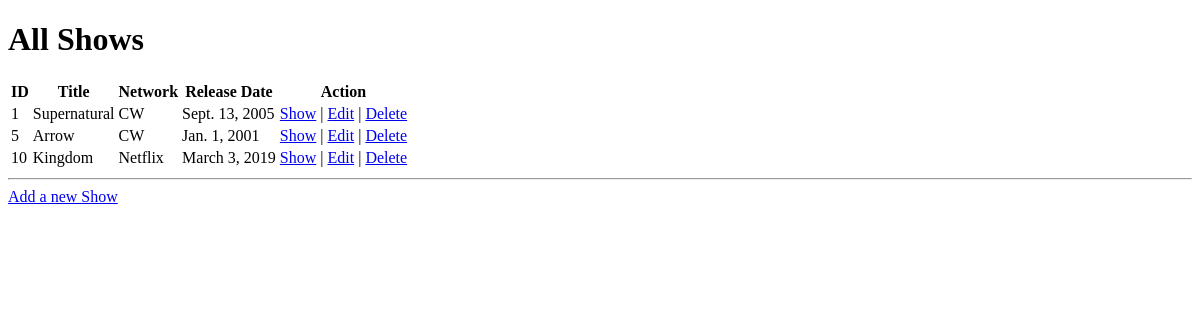
The app's page /shows, older data.
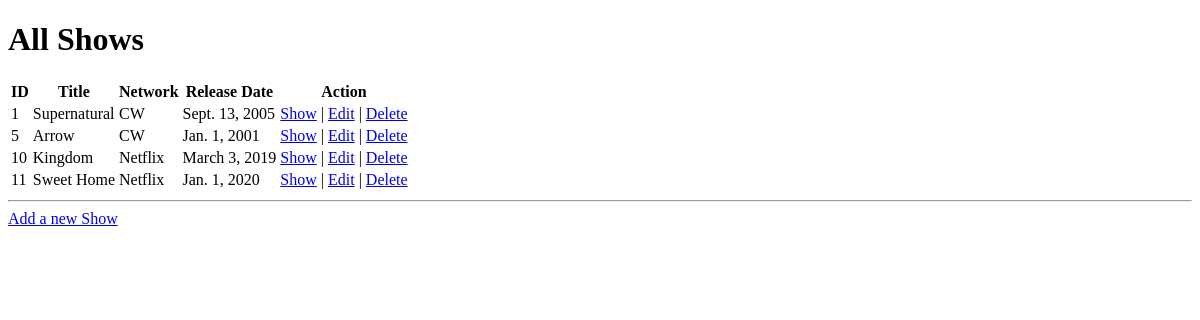
The same page, newer data.
### TV_Show/models.py (models this page shows, shortened)
class show(models.Model):
    title=models.CharField(max_length=255)
    network=models.CharField(max_length=255)
    release_date=models.DateField()
    description=models.TextField(null=True, blank=True)
    create_at=models.DateField(auto_now_add=True)
    updated_at=models.DateField(auto_now=True)
    objects=showManager()

### TV_Show/views.py (the view)
# urls.py: path('shows',shows),
def shows(request):
    context={
        'all_shows': show.objects.all(),
    }
    return render(request,"index.html",context)

### TV_Show/templates/index.html (shortened to what this page needs)
<!DOCTYPE html>
<html lang="en">
<head>
</head>
<body>
    <h1>All Shows</h1>
    <table class="table">
        <thead>
            <tr>
                <th>ID</th>
                <th>Title</th>
                <th>Network</th>
                <th>Release Date</th>
                <th>Action</th>
            </tr>
        </thead>
        <tbody>
            {% for show in all_shows %}
            <tr>
                <td>{{show.id}}</td>
                <td>{{show.title}}</td>
                <td>{{show.network}}</td>
                <td>{{show.release_date}}</td>
                <td>
                    <a href="shows/{{show.id}}">Show</a> |
                    <a href="shows/{{show.id}}/edit">Edit</a> |
                    <a href="shows/{{show.id}}/delete">Delete</a>
                </td>
            </tr>
            {% endfor %}
        </tbody>
    </table>
    <hr>
    <a href="shows/new">Add a new Show</a>
</body>
</html>

Row changes from the older to the newer data that the page shows:
added show: id "11", title "Sweet Home", network "Netflix", release_date "Jan. 1, 2020"
